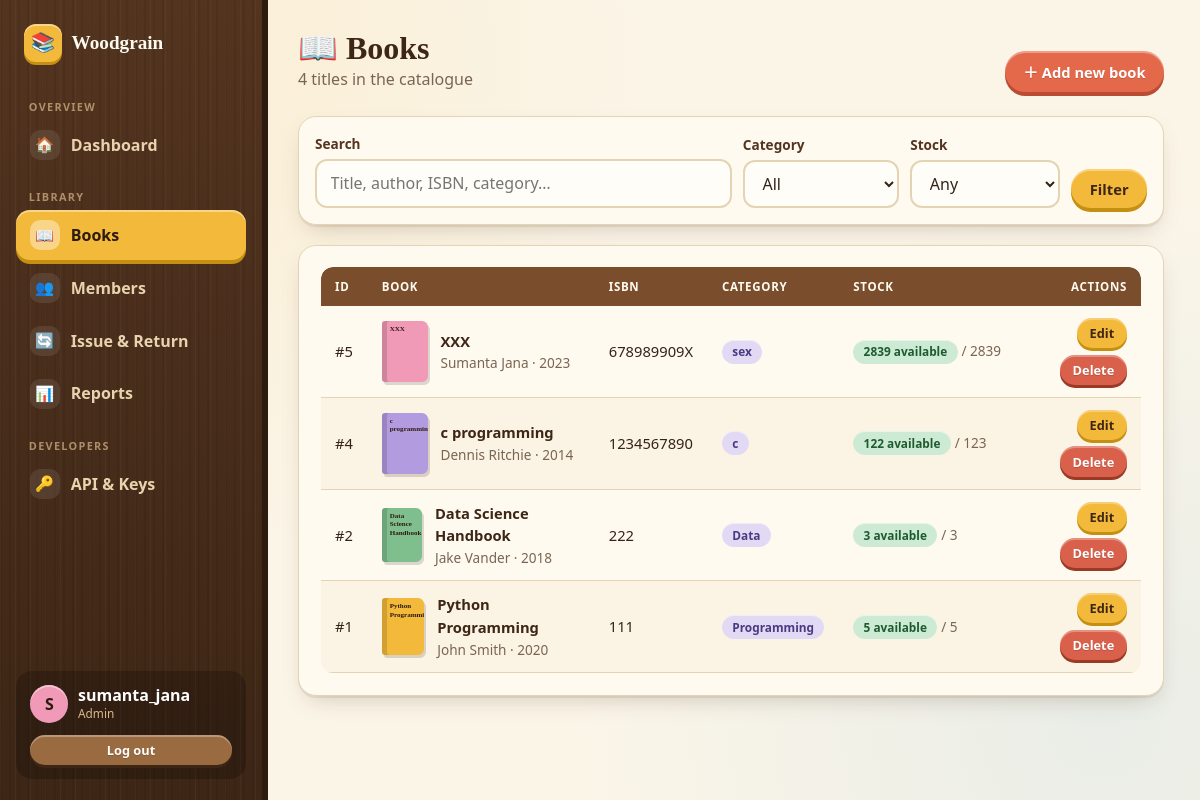
Screenshot of /admin/books (signed in) with the database file from the repository.
### tables this page shows
CREATE TABLE users (
                user_id       INTEGER PRIMARY KEY AUTOINCREMENT,
                username      TEXT NOT NULL UNIQUE,
                password_hash TEXT NOT NULL,
                role          TEXT NOT NULL
                              CHECK (role IN ('Admin', 'Member')),
                member_id     INTEGER,
                created_at    TEXT NOT NULL,
                FOREIGN KEY (member_id)
                    REFERENCES members(member_id)
            );

CREATE TABLE books (
                book_id          INTEGER PRIMARY KEY AUTOINCREMENT,
                title            TEXT NOT NULL,
                author           TEXT NOT NULL,
                isbn             TEXT UNIQUE,
                category         TEXT,
                publisher        TEXT,
                publication_year INTEGER,
                total_copies     INTEGER NOT NULL,
                available_copies INTEGER NOT NULL
            , cover_image TEXT, description TEXT);

### app.py (the view)
@app.route("/admin/books")
@admin_required
def manage_books():
    result = webdata.list_books(
        search=request.args.get("q", "").strip(),
        category=request.args.get("category", "").strip(),
        availability=request.args.get("availability", ""),
        sort=request.args.get("sort", "newest"),
        page=page_number(), per_page=10)
    return render_template("admin/books.html", result=result,
                           categories=webdata.list_categories(),
                           args=request.args)

### app.py (called while the page is built)
def csrf_token():
    if "_csrf" not in session:
        session["_csrf"] = secrets.token_hex(16)
    return session["_csrf"]

@app.before_request
def check_csrf():
    if request.method in ("POST", "PUT", "PATCH", "DELETE") \
            and not request.path.startswith("/api/"):
        sent = request.form.get("csrf_token") or request.headers.get("X-CSRFToken", "")
        expected = session.get("_csrf", "")
        if not expected or not hmac.compare_digest(sent, expected):
            abort(400, description="csrf")

@app.before_request
def load_logged_in_user():
    g.user = None
    user_id = session.get("user_id")
    if user_id is not None:
        g.user = authentication.get_user_by_id(user_id)
        if g.user is None:
            session.clear()

@app.context_processor
def inject_globals():
    return {
        "current_user": g.get("user"),
        "LOAN_DAYS": webdata.LOAN_DAYS,
        "FINE_PER_DAY": webdata.FINE_PER_DAY,
        "MAX_RENEWALS": webdata.MAX_RENEWALS,
        "RENEW_DAYS": webdata.RENEW_DAYS,
        "today": webdata.today_text(),
    }

@app.after_request
def add_security_headers(response):
    response.headers["X-Content-Type-Options"] = "nosniff"
    response.headers["X-Frame-Options"] = "DENY"
    response.headers["Referrer-Policy"] = "same-origin"
    if not request.path.startswith("/static/"):
        response.headers["Cache-Control"] = "no-store"
    return response

def role_required(role):
    def decorator(view):
        @wraps(view)
        def wrapped(*args, **kwargs):
            if g.user is None:
                flash("Please log in first.", "warning")
                return redirect(url_for("login", next=request.path))
            if g.user["role"] != role:
                abort(403)
            return view(*args, **kwargs)
        return wrapped
    return decorator

def page_number():
    try:
        return max(1, int(request.args.get("page", 1)))
    except ValueError:
        return 1

### database.py (called while the page is built)
def get_connection(dict_rows=False):
    try:
        connection = sqlite3.connect(DB_PATH, timeout=10)
        connection.execute("PRAGMA foreign_keys = ON;")
        connection.execute("PRAGMA journal_mode = WAL;")
        if dict_rows:
            connection.row_factory = sqlite3.Row
        return connection
    except sqlite3.Error as error:
        print("Database connection error:", error)
        return None

def close_connection(connection):
    if connection is not None:
        connection.close()

### templates/admin/books.html (shortened to what this page needs)
{% extends "shell.html" %}
{% from "partials/_macros.html" import csrf, cover, stock, pager, empty %}
{% block content %}
<div class="page-head"><div><h1>📖 Books</h1><p>{{ result.total }} title{{ '' if result.total == 1 else 's' }} in the catalogue</p></div>
  <a class="btn" href="{{ url_for('add_book') }}">＋ Add new book</a></div>
<form class="filters card" method="get" style="padding:1rem">
  <div class="grow"><label for="q">Search</label><input id="q" type="search" name="q" value="{{ args.get('q','') }}" placeholder="Title, author, ISBN, category…"></div>
  <div><label for="category">Category</label><select id="category" name="category"><option value="">All</option></select></div>
  <div><label for="availability">Stock</label><select id="availability" name="availability"><option value="">Any</option></select></div>
  <button class="btn btn-yellow" type="submit">Filter</button>{% if args %}<a class="btn btn-ghost" href="{{ url_for('manage_books') }}">Clear</a>{% endif %}
</form>
<div class="card">
{% if result["items"] %}
<div class="table-wrap"><table><thead><tr><th>ID</th><th>Book</th><th>ISBN</th><th>Category</th><th>Stock</th><th class="right">Actions</th></tr></thead><tbody>
{% for b in result["items"] %}<tr>
  <td>#{{ b.book_id }}</td>
  <td><div class="cell-book">{{ cover(b, true) }}<div><a class="title" href="{{ url_for('book_detail', book_id=b.book_id) }}">{{ b.title }}</a><div class="muted small">{{ b.author }}{% if b.publication_year %} · {{ b.publication_year }}{% endif %}</div></div></div></td>
  <td class="nowrap">{{ b.isbn or '—' }}</td>
  <td>{% if b.category %}<span class="badge purple">{{ b.category }}</span>{% else %}—{% endif %}</td>
  <td class="nowrap">{{ stock(b) }} <span class="muted small">/ {{ b.total_copies }}</span></td>
  <td><div class="actions" style="justify-content:flex-end">
    <a class="btn btn-yellow btn-sm" href="{{ url_for('edit_book', book_id=b.book_id) }}">Edit</a>
    <form method="post" action="{{ url_for('delete_book', book_id=b.book_id) }}" data-confirm="Delete “{{ b.title }}”? This cannot be undone.">{{ csrf() }}<button class="btn btn-danger btn-sm" type="submit">Delete</button></form></div></td>
</tr>{% endfor %}</tbody></table></div>
{% else %}{{ empty('📚', 'No books found.') }}{% endif %}
</div>
{% endblock %}

### templates/shell.html (shortened to what this page needs)
{% extends "base.html" %}
{% set admin = current_user.role == 'Admin' %}
{% macro link(endpoint, icon, label, match=None) %}
  {% set on = request.endpoint in (match or [endpoint]) %}
  <a class="side-link {{ 'active' if on }}" href="{{ url_for(endpoint) }}"><span class="i">{{ icon }}</span>{{ label }}</a>
{% endmacro %}
{% block body %}
<div class="shell" id="shell">
  <aside class="sidebar wood">
    <a href="{{ url_for('index') }}" class="brand"><span class="logo">📚</span> Woodgrain</a>
    {% if admin %}
      <div class="side-label">Overview</div>
      {{ link('admin_dashboard', '🏠', 'Dashboard') }}
      <div class="side-label">Library</div>
      {{ link('manage_books', '📖', 'Books', ['manage_books','add_book','edit_book']) }}
      {{ link('manage_members', '👥', 'Members', ['manage_members','add_member','edit_member','member_detail']) }}
      {{ link('manage_loans', '🔄', 'Issue & Return') }}
      {{ link('reports_page', '📊', 'Reports') }}
      <div class="side-label">Developers</div>
      {{ link('api_page', '🔑', 'API & Keys') }}
    {% else %}
      <div class="side-label">My library</div>
      {{ link('member_dashboard', '🏠', 'My Dashboard') }}
      {{ link('catalog', '📖', 'Browse Books', ['catalog','book_detail']) }}
      {{ link('member_profile', '👤', 'My Profile') }}
    {% endif %}
    <div class="side-user">
      <div class="who"><div class="avatar">{{ current_user.username[:1]|upper }}</div>
        <div><div class="nm">{{ current_user.username }}</div><div class="rl">{{ current_user.role }}</div></div></div>
      <form method="post" action="{{ url_for('logout') }}"><input type="hidden" name="csrf_token" value="{{ csrf_token() }}"><button class="btn btn-wood btn-sm btn-block" type="submit">Log out</button></form>
    </div>
  </aside>
  <main class="content">
    {% block content %}{% endblock %}
  </main>
</div>
{% endblock %}

### templates/partials/_macros.html (shortened to what this page needs)
{% macro cover(book, small=false) %}
<div class="cover k{{ book.book_id % 7 }}{% if small %} sm{% endif %}">
  {% if book.cover_image %}
    <img src="{{ url_for('static', filename=book.cover_image) }}" alt="Cover of {{ book.title }}" loading="lazy">
  {% else %}
    <div class="ct">{{ book.title }}</div>
  {% endif %}
</div>
{% endmacro %}
{% macro stock(book) %}
  {% if book.available_copies > 0 %}
    <span class="badge green">{{ book.available_copies }} available</span>
  {% else %}
    <span class="badge red">All out</span>
  {% endif %}
{% endmacro %}

### rows the page displays
users: username "S", username "sumanta_jana", role "Admin"
books: book_id "5", title "XXX", author "Sumanta Jana", publication_year "2023", isbn "678989909X", category "sex", available_copies "2839", total_copies "2839"
books: book_id "4", title "c…", title "c programming", author "Dennis Ritchie", publication_year "2014", isbn "1234567890", category "c", available_copies "122", total_copies "123"
books: book_id "2", title "Data Science Handbook", author "Jake Vander", publication_year "2018", isbn "222", category "Data", available_copies "3", total_copies "3"
books: book_id "1", title "Python…", title "Python Programming", author "John Smith", publication_year "2020", isbn "111", category "Programming", available_copies "5", total_copies "5"

### other values shown
{{ icon }} "🏠 📖 👥 🔄 📊 🔑"
{{ label }} "Dashboard Books Members Issue & Return Reports API & Keys"
{{ result.total }} "4"
{{ '' if result.total == 1 else 's' }} "s"
